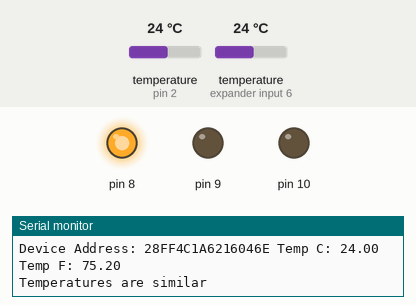
Simulated run of this sketch. Board: Arduino Uno, built with avr-gcc and run on an emulated ATmega328P. Shown: output pins drawn as LEDs (lit = HIGH), the last lines printed to the serial monitor. The test bench sets the inputs (shaded band); at power-on: temperature (sensors on pin 2, expander input 6) 24 °C.

Above: at 1.4 s.
1.5 s: temperature (sensor on pin 2) set to 20 °C
7.7 s: temperature (sensor on pin 2) set to 18.9 °C
At 12.2 s:
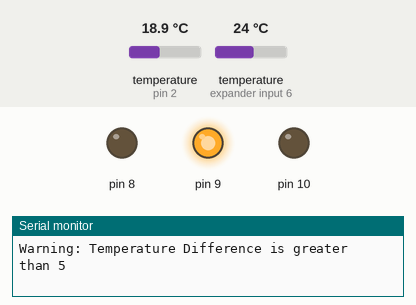
17.5 s: temperature (sensor on expander input 6) set to 28.4 °C
23.7 s: temperature (sensor on expander input 6) set to 29.3 °C
At 28.0 s:
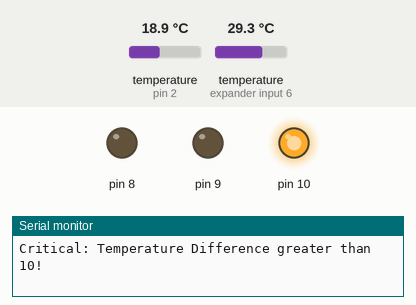
33.3 s: temperature (sensor on expander input 6) set to 12 °C
At 36.99 s:
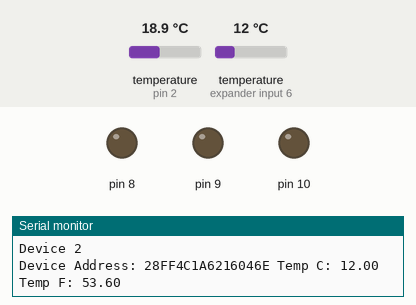
43.7 s: temperature (sensor on expander input 6) set to 13.1 °C
49.9 s: temperature (sensor on expander input 6) set to 14.5 °C
At 53.3 s:
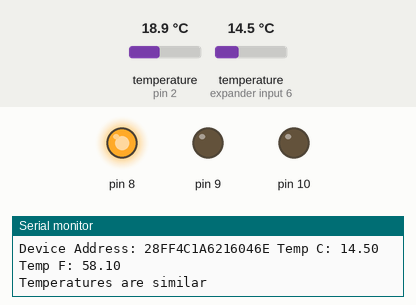
Timing chart, 0 to 54.8 s (numbered marks = the images above; inputs shaded):
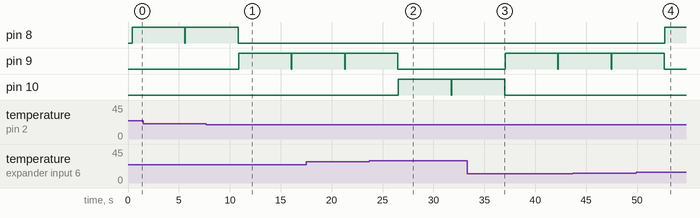

Measured:
- the behaviour switches between 19.5 and 19.4 °C on temperature (sensor on pin 2) (found by bisection; images 0 and 1)
- the behaviour switches between 28.9 and 29 °C on temperature (sensor on expander input 6) (found by bisection; images 1 and 2)
- the behaviour switches between 13.9 and 14 °C on temperature (sensor on expander input 6) (found by bisection; images 3 and 4)
- after the input at 7.7 s, pin 8: goes on until 10.8 s, then stays LOW; pin 9: LOW → HIGH after 3.2 s, → LOW 5.2 s later, → HIGH 0.05 s later
- after the input at 23.7 s, pin 9: goes on until 26.5 s, then stays LOW; pin 10: LOW → HIGH after 2.9 s, → LOW 5.2 s later, → HIGH 0.05 s later
- after the input at 33.3 s, pin 9: LOW → HIGH after 3.7 s, → LOW 5.2 s later, → HIGH 0.05 s later; pin 10: goes on until 37.0 s, then stays LOW
- after the input at 49.9 s, pin 8: LOW → HIGH after 2.8 s; pin 9: goes on until 52.7 s, then stays LOW

The sketch:

twoSensorCompare.ino
```cpp
//Adapted from "Multiple" example from DallasTemperature Library

// Include the libraries we need
#include <OneWire.h>
#include <DallasTemperature.h>

// Data wire is plugged into port 2 on the Arduino
#define ONE_WIRE_BUS 2
#define TEMPERATURE_PRECISION 9

// Setup a oneWire instance to communicate with any OneWire devices (not just Maxim/Dallas temperature ICs)
OneWire oneWire(ONE_WIRE_BUS);

// Pass our oneWire reference to Dallas Temperature.
DallasTemperature sensors(&oneWire);

// arrays to hold device addresses
// manually inputed but code could be modified to store after searching
DeviceAddress insideThermometer = { 0x28, 0xD2, 0xF2, 0x8E, 0x9, 0x0, 0x0, 0xD3 };
DeviceAddress outsideThermometer   = { 0x28, 0x6E, 0xCD, 0xEE, 0x0A, 0x0, 0x0, 0x36 };

void setup(void)
{
  // start serial port
  Serial.begin(9600);
  pinMode(8, OUTPUT);
  pinMode(9, OUTPUT);
  pinMode(10, OUTPUT);

  // Start up the library
  sensors.begin();

  // locate devices on the bus
  Serial.print("Locating devices...");
  Serial.print("Found ");
  Serial.print(sensors.getDeviceCount(), DEC);
  Serial.println(" devices.");

  // report parasite power requirements
  Serial.print("Parasite power is: ");
  if (sensors.isParasitePowerMode()) Serial.println("ON");
  else Serial.println("OFF");

  // method 1: by index
  if (!sensors.getAddress(insideThermometer, 0)) Serial.println("Unable to find address for Device 1");
  if (!sensors.getAddress(outsideThermometer, 1)) Serial.println("Unable to find address for Device 2");
  // show the addresses we found on the bus
  Serial.print("Device 1 Address: ");
  printAddress(insideThermometer);
  Serial.println();

  Serial.print("Device 2 Address: ");
  printAddress(outsideThermometer);
  Serial.println();

  // set the resolution to 9 bit per device
  sensors.setResolution(insideThermometer, TEMPERATURE_PRECISION);
  sensors.setResolution(outsideThermometer, TEMPERATURE_PRECISION);

  Serial.print("Device 1 Resolution: ");
  Serial.print(sensors.getResolution(insideThermometer), DEC);
  Serial.println();

  Serial.print("Device 2 Resolution: ");
  Serial.print(sensors.getResolution(outsideThermometer), DEC);
  Serial.println();

  Serial.print("Device 1 Type:");
  printDeviceType(insideThermometer);
  Serial.println();

  Serial.print("Device 2 Type:");
  printDeviceType(outsideThermometer);
  Serial.println();
}

// function to print a device address
void printAddress(DeviceAddress deviceAddress)
{
  for (uint8_t i = 0; i < 8; i++)
  {
    // zero pad the address if necessary
    if (deviceAddress[i] < 16) Serial.print("0");
    Serial.print(deviceAddress[i], HEX);
  }
}

float compareTemp;
// function to print the temperature for a device
void printTemperature(DeviceAddress deviceAddress)
{
  float tempDifference;
  float tempC = sensors.getTempC(deviceAddress);
  Serial.print("Temp C: ");
  Serial.print(tempC);
  Serial.print(" Temp F: ");
  Serial.print(DallasTemperature::toFahrenheit(tempC));
  Serial.println();
  if (deviceAddress==insideThermometer){
    compareTemp=tempC;
  }
  else if (deviceAddress==outsideThermometer){
    tempDifference=abs(compareTemp-tempC);
    digitalWrite(8, LOW);
    digitalWrite(9, LOW);
    digitalWrite(10, LOW);
    if (tempDifference > 10){
      Serial.println("Critical: Temperature Difference greater than 10!");
      digitalWrite(10, HIGH);
    }
    else if (tempDifference >= 5 && tempDifference <= 10){
      Serial.println("Warning: Temperature Difference is greater than 5");
      digitalWrite(9, HIGH);
    }
    else {
      Serial.println("Temperatures are similar");
      digitalWrite(8, HIGH);
    }
  }
}

// function to print a device's type (chip number)

void printDeviceType(DeviceAddress deviceAddress)
{
  byte type_s;
  switch (deviceAddress[0]) {
    case 0x10:
      Serial.println("  Chip = DS18S20");  // or old DS1820
      type_s = 1;
      break;
    case 0x28:
      Serial.println("  Chip = DS18B20");
      type_s = 0;
      break;
    case 0x22:
      Serial.println("  Chip = DS1822");
      type_s = 0;
      break;
    default:
      Serial.println("Device is not a DS18x20 family device.");
      return;
  }
}

// main function to print information about a device
void printData(DeviceAddress deviceAddress)
{
  if (deviceAddress==insideThermometer){
    Serial.println("Device 1");
  }
  else if (deviceAddress==outsideThermometer){
    Serial.println("Device 2");
  }
  Serial.print("Device Address: ");
  printAddress(deviceAddress);
  Serial.print(" ");
  printTemperature(deviceAddress);
  Serial.println();
}

/*
   Main function, calls the temperatures in a loop.
*/
void loop(void)
{
  // call sensors.requestTemperatures() to issue a global temperature
  // request to all devices on the bus
  sensors.requestTemperatures();
  // print the device information
  printData(insideThermometer);
  printData(outsideThermometer);
  delay(5000);
}
```
